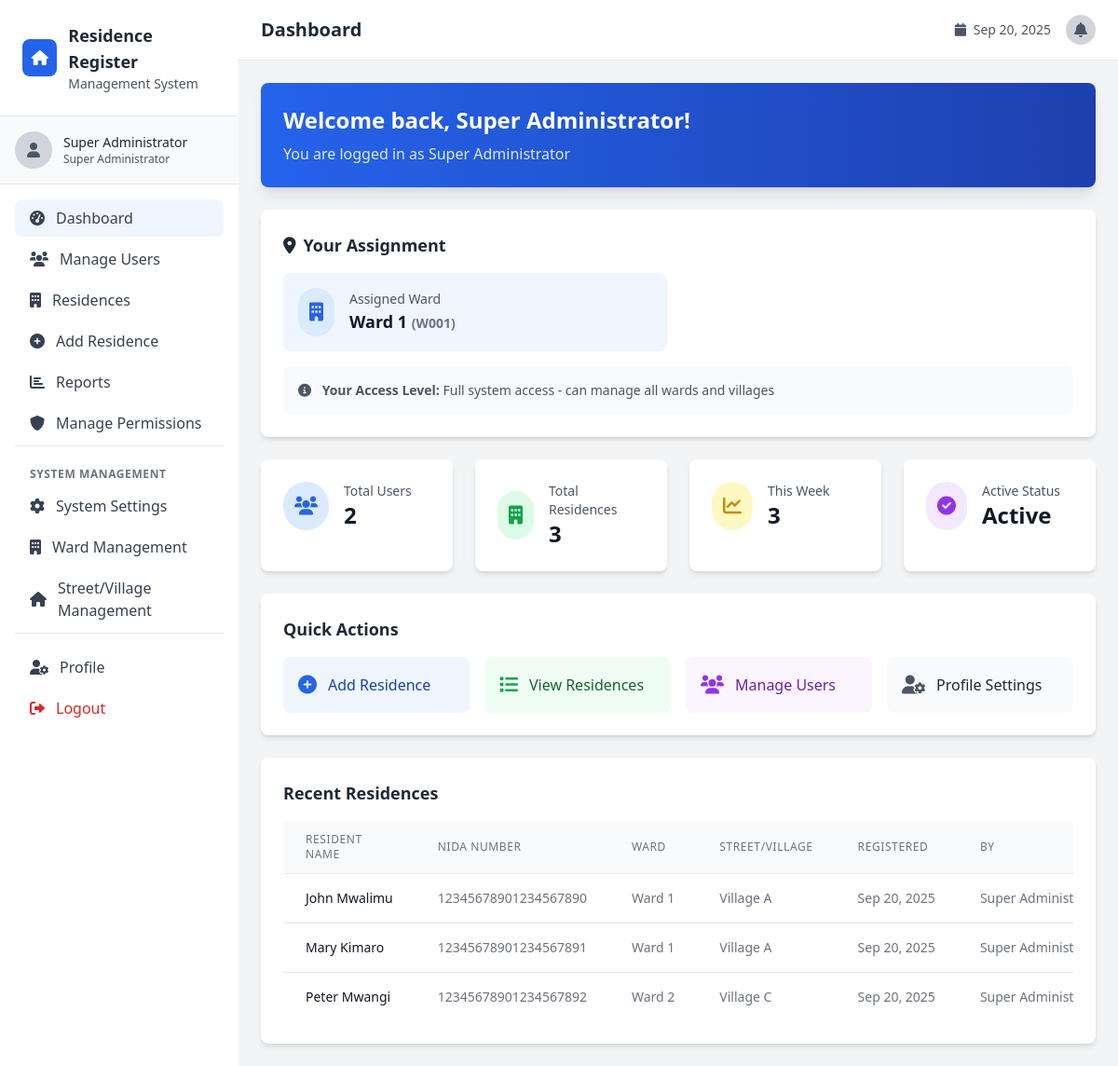
/dashboard.php (signed in), run on the app's committed database.
### tables this page shows
CREATE TABLE residences (
    id INT AUTO_INCREMENT PRIMARY KEY,
    house_no VARCHAR(50) NOT NULL,
    resident_name VARCHAR(255) NOT NULL,
    gender ENUM('male', 'female', 'other') NOT NULL,
    date_of_birth DATE NOT NULL,
    nida_number VARCHAR(20) NOT NULL,
    phone VARCHAR(15),
    email VARCHAR(100),
    occupation VARCHAR(100),
    ownership ENUM('owner', 'tenant') NOT NULL,
    family_members INT DEFAULT 1,
    education_level ENUM('none', 'primary', 'secondary', 'diploma', 'degree', 'masters', 'phd') DEFAULT 'none',
    employment_status ENUM('employed', 'unemployed', 'student', 'retired', 'self_employed') DEFAULT 'unemployed',
    ward_id INT NOT NULL,
    village_id INT NOT NULL,
    registered_by INT NOT NULL,
    registered_at TIMESTAMP DEFAULT CURRENT_TIMESTAMP,
    status ENUM('active', 'inactive', 'moved', 'pending_approval') DEFAULT 'active',
    FOREIGN KEY (registered_by) REFERENCES users(id),
    FOREIGN KEY (ward_id) REFERENCES wards(id),
    FOREIGN KEY (village_id) REFERENCES villages(id)
);

CREATE TABLE wards (
    id INT AUTO_INCREMENT PRIMARY KEY,
    ward_name VARCHAR(255) NOT NULL,
    ward_code VARCHAR(20) UNIQUE NOT NULL,
    description TEXT,
    is_active BOOLEAN DEFAULT TRUE,
    created_by INT NULL,
    created_at TIMESTAMP DEFAULT CURRENT_TIMESTAMP,
    updated_at TIMESTAMP DEFAULT CURRENT_TIMESTAMP ON UPDATE CURRENT_TIMESTAMP
);

CREATE TABLE villages (
    id INT AUTO_INCREMENT PRIMARY KEY,
    village_name VARCHAR(255) NOT NULL,
    village_code VARCHAR(20) UNIQUE NOT NULL,
    ward_id INT NOT NULL,
    description TEXT,
    is_active BOOLEAN DEFAULT TRUE,
    created_by INT NULL,
    created_at TIMESTAMP DEFAULT CURRENT_TIMESTAMP,
    updated_at TIMESTAMP DEFAULT CURRENT_TIMESTAMP ON UPDATE CURRENT_TIMESTAMP,
    FOREIGN KEY (ward_id) REFERENCES wards(id)
);

CREATE TABLE users (
    id INT AUTO_INCREMENT PRIMARY KEY,
    full_name VARCHAR(255) NOT NULL,
    username VARCHAR(100) UNIQUE NOT NULL,
    password VARCHAR(255) NOT NULL,
    role ENUM('super_admin', 'admin', 'weo', 'veo') NOT NULL,
    nida_number VARCHAR(20) UNIQUE NOT NULL,
    assigned_ward_id INT NULL,
    assigned_village_id INT NULL,
    created_at TIMESTAMP DEFAULT CURRENT_TIMESTAMP,
    updated_at TIMESTAMP DEFAULT CURRENT_TIMESTAMP ON UPDATE CURRENT_TIMESTAMP,
    is_active BOOLEAN DEFAULT TRUE,
    FOREIGN KEY (assigned_ward_id) REFERENCES wards(id),
    FOREIGN KEY (assigned_village_id) REFERENCES villages(id)
);

### includes/functions.php (called while the page is built, shortened)
<?php
function isLoggedIn() {
    return isset($_SESSION['user_id']);
}
function hasRole($role) {
    return isset($_SESSION['user_role']) && $_SESSION['user_role'] === $role;
}
function isSuperAdmin() {
    return hasRole('super_admin');
}
function formatDate($date) {
    return date('M d, Y', strtotime($date));
}
function getRoleDisplayName($role) {
    $roles = [
        'super_admin' => 'Super Administrator',
        'admin' => 'Administrator',
        'weo' => 'Ward Executive Officer',
        'veo' => 'Village Executive Officer'
    ];
    return $roles[$role] ?? $role;
}
function hasPermission($permission_key) {
    $user_role = $_SESSION['user_role'];
    if ($user_role === 'super_admin') {
        return true;
    }
}
function canManageUsers() {
    return hasPermission('manage_users');
}
function canViewAllData() {
    return hasPermission('view_all_data');
}
function getUserLocationInfo() {
    global $pdo;
    try {
        $stmt = $pdo->prepare("SELECT u.assigned_ward_id, u.assigned_village_id,
                                     w.ward_name, w.ward_code,
                                     v.village_name, v.village_code
                              FROM users u
                              LEFT JOIN wards w ON u.assigned_ward_id = w.id
                              LEFT JOIN villages v ON u.assigned_village_id = v.id
                              WHERE u.id = ?");
        $stmt->execute([$_SESSION['user_id']]);
        $result = $stmt->fetch();
        if ($result) {
            $result['ward_id'] = $result['assigned_ward_id'];
            $result['village_id'] = $result['assigned_village_id'];
        }
        return $result;
    } catch (PDOException $e) {
        return null;
    }
}
function getAccessibleResidences() {
    if (isSuperAdmin()) {
        global $pdo;
        try {
            $stmt = $pdo->query("SELECT r.*, u.full_name as registered_by_name, w.ward_name, w.ward_code, v.village_name, v.village_code
                                FROM residences r
                                LEFT JOIN users u ON r.registered_by = u.id
                                LEFT JOIN wards w ON r.ward_id = w.id
                                LEFT JOIN villages v ON r.village_id = v.id
                                ORDER BY r.registered_at DESC");
            return $stmt->fetchAll();
        } catch (PDOException $e) {
            return [];
        }
    }
}
?>

### dashboard.php (the view, shortened to what this page needs)
<?php
require_once 'config/database.php';
require_once 'includes/functions.php';
$stats = [];
try {
    if (canViewAllData()) {
        $stmt = $pdo->query("SELECT COUNT(*) as total FROM users WHERE is_active = 1");
        $stats['total_users'] = $stmt->fetch()['total'];
        $stmt = $pdo->query("SELECT COUNT(*) as total FROM residences WHERE status = 'active'");
        $stats['total_residences'] = $stmt->fetch()['total'];
        $stmt = $pdo->query("SELECT COUNT(*) as total FROM residences WHERE registered_at >= DATE_SUB(NOW(), INTERVAL 7 DAY)");
        $stats['recent_registrations'] = $stmt->fetch()['total'];
        $stmt = $pdo->query("SELECT role, COUNT(*) as count FROM users WHERE is_active = 1 GROUP BY role");
        $stats['users_by_role'] = $stmt->fetchAll();
    }
    $all_residences = getAccessibleResidences();
    $recent_residences = array_slice($all_residences, 0, 5);
} catch (PDOException $e) {
    $error = "Database error occurred";
}
include 'includes/header.php';
?>
<div class="space-y-6">
    <div class="bg-gradient-to-r from-blue-600 to-blue-800 text-white p-6 rounded-lg shadow-lg">
        <h1 class="text-2xl font-bold mb-2">Welcome back, <?php echo $_SESSION['user_name']; ?>!</h1>
        <p class="text-blue-100">You are logged in as <?php echo getRoleDisplayName($_SESSION['user_role']); ?></p>
    </div>
    <?php
    $user_location = getUserLocationInfo();
    if ($user_location):
    ?>
    <div class="bg-white p-6 rounded-lg shadow-md">
        <h3 class="text-lg font-semibold text-gray-800 mb-4">
            <i class="fas fa-map-marker-alt mr-2"></i>Your Assignment
        </h3>
        <div class="grid grid-cols-1 md:grid-cols-2 gap-6">
            <div class="flex items-center p-4 bg-blue-50 rounded-lg">
                <div class="p-3 rounded-full bg-blue-100 text-blue-600 mr-4">
                    <i class="fas fa-building text-xl"></i>
                </div>
                <div>
                    <p class="text-sm font-medium text-gray-600">Assigned Ward</p>
                    <p class="text-lg font-semibold text-gray-900">
                        <?php echo htmlspecialchars($user_location['ward_name']); ?>
                        <?php if (!empty($user_location['ward_code'])): ?>
                        <span class="text-sm text-gray-500">(<?php echo htmlspecialchars($user_location['ward_code']); ?>)</span>
                        <?php endif; ?>
                    </p>
                </div>
            </div>
        </div>
        <div class="mt-4 p-4 bg-gray-50 rounded-lg">
            <p class="text-sm text-gray-600">
                <i class="fas fa-info-circle mr-2"></i>
                <strong>Your Access Level:</strong>
                <?php
                switch($_SESSION['user_role']) {
                    case 'super_admin':
                        echo 'Full system access - can manage all wards and villages';
                        break;
                }
                ?>
            </p>
        </div>
    </div>
    <?php endif; ?>
    <div class="grid grid-cols-1 md:grid-cols-2 lg:grid-cols-4 gap-6">
        <?php if (canViewAllData()): ?>
        <div class="bg-white p-6 rounded-lg shadow-md">
            <div class="flex items-center">
                <div class="p-3 rounded-full bg-blue-100 text-blue-600">
                    <i class="fas fa-users text-xl"></i>
                </div>
                <div class="ml-4">
                    <p class="text-sm font-medium text-gray-600">Total Users</p>
                    <p class="text-2xl font-bold text-gray-900"><?php echo $stats['total_users'] ?? 0; ?></p>
                </div>
            </div>
        </div>
        <?php endif; ?>
        <div class="bg-white p-6 rounded-lg shadow-md">
            <div class="flex items-center">
                <div class="p-3 rounded-full bg-green-100 text-green-600">
                    <i class="fas fa-building text-xl"></i>
                </div>
                <div class="ml-4">
                    <p class="text-sm font-medium text-gray-600">Total Residences</p>
                    <p class="text-2xl font-bold text-gray-900"><?php echo $stats['total_residences'] ?? 0; ?></p>
                </div>
            </div>
        </div>
        <div class="bg-white p-6 rounded-lg shadow-md">
            <div class="flex items-center">
                <div class="p-3 rounded-full bg-yellow-100 text-yellow-600">
                    <i class="fas fa-chart-line text-xl"></i>
                </div>
                <div class="ml-4">
                    <p class="text-sm font-medium text-gray-600">This Week</p>
                    <p class="text-2xl font-bold text-gray-900"><?php echo $stats['recent_registrations'] ?? 0; ?></p>
                </div>
            </div>
        </div>
        <div class="bg-white p-6 rounded-lg shadow-md">
            <div class="flex items-center">
                <div class="p-3 rounded-full bg-purple-100 text-purple-600">
                    <i class="fas fa-check-circle text-xl"></i>
                </div>
                <div class="ml-4">
                    <p class="text-sm font-medium text-gray-600">Active Status</p>
                    <p class="text-2xl font-bold text-gray-900">Active</p>
                </div>
            </div>
        </div>
    </div>
    <div class="bg-white p-6 rounded-lg shadow-md">
        <h3 class="text-lg font-semibold text-gray-800 mb-4">Quick Actions</h3>
        <div class="grid grid-cols-1 md:grid-cols-2 lg:grid-cols-4 gap-4">
            <a href="add_residence.php" class="flex items-center p-4 bg-blue-50 rounded-lg hover:bg-blue-100 transition duration-200">
                <i class="fas fa-plus-circle text-blue-600 text-xl mr-3"></i>
                <span class="text-blue-800 font-medium">Add Residence</span>
            </a>
            <a href="residences.php" class="flex items-center p-4 bg-green-50 rounded-lg hover:bg-green-100 transition duration-200">
                <i class="fas fa-list text-green-600 text-xl mr-3"></i>
                <span class="text-green-800 font-medium">View Residences</span>
            </a>
            <?php if (canManageUsers()): ?>
            <a href="users.php" class="flex items-center p-4 bg-purple-50 rounded-lg hover:bg-purple-100 transition duration-200">
                <i class="fas fa-users text-purple-600 text-xl mr-3"></i>
                <span class="text-purple-800 font-medium">Manage Users</span>
            </a>
            <?php endif; ?>
            <a href="profile.php" class="flex items-center p-4 bg-gray-50 rounded-lg hover:bg-gray-100 transition duration-200">
                <i class="fas fa-user-cog text-gray-600 text-xl mr-3"></i>
                <span class="text-gray-800 font-medium">Profile Settings</span>
            </a>
        </div>
    </div>
    <div class="bg-white p-6 rounded-lg shadow-md">
        <h3 class="text-lg font-semibold text-gray-800 mb-4">Recent Residences</h3>
        <?php if (empty($recent_residences)): ?>
            <p class="text-gray-500 text-center py-8">No residences registered yet.</p>
        <?php else: ?>
            <div class="overflow-x-auto">
                <table class="min-w-full divide-y divide-gray-200">
                    <thead class="bg-gray-50">
                        <tr>
                            <th class="px-6 py-3 text-left text-xs font-medium text-gray-500 uppercase tracking-wider">Resident Name</th>
                            <th class="px-6 py-3 text-left text-xs font-medium text-gray-500 uppercase tracking-wider">NIDA Number</th>
                            <th class="px-6 py-3 text-left text-xs font-medium text-gray-500 uppercase tracking-wider">Ward</th>
                            <th class="px-6 py-3 text-left text-xs font-medium text-gray-500 uppercase tracking-wider">Street/Village</th>
                            <th class="px-6 py-3 text-left text-xs font-medium text-gray-500 uppercase tracking-wider">Registered</th>
                            <?php if (canViewAllData()): ?>
                            <th class="px-6 py-3 text-left text-xs font-medium text-gray-500 uppercase tracking-wider">By</th>
                            <?php endif; ?>
                        </tr>
                    </thead>
                    <tbody class="bg-white divide-y divide-gray-200">
                        <?php foreach ($recent_residences as $residence): ?>
                        <tr class="hover:bg-gray-50">
                            <td class="px-6 py-4 whitespace-nowrap text-sm font-medium text-gray-900">
                                <?php echo htmlspecialchars($residence['resident_name']); ?>
                            </td>
                            <td class="px-6 py-4 whitespace-nowrap text-sm text-gray-500">
                                <?php echo htmlspecialchars($residence['nida_number']); ?>
                            </td>
                            <td class="px-6 py-4 whitespace-nowrap text-sm text-gray-500">
                                <?php echo htmlspecialchars($residence['ward_name'] ?? 'N/A'); ?>
                            </td>
                            <td class="px-6 py-4 whitespace-nowrap text-sm text-gray-500">
                                <?php echo htmlspecialchars($residence['village_name'] ?? 'N/A'); ?>
                            </td>
                            <td class="px-6 py-4 whitespace-nowrap text-sm text-gray-500">
                                <?php echo formatDate($residence['registered_at']); ?>
                            </td>
                            <?php if (canViewAllData()): ?>
                            <td class="px-6 py-4 whitespace-nowrap text-sm text-gray-500">
                                <?php echo htmlspecialchars($residence['registered_by_name'] ?? 'Unknown'); ?>
                            </td>
                            <?php endif; ?>
                        </tr>
                        <?php endforeach; ?>
                    </tbody>
                </table>
            </div>
        <?php endif; ?>
    </div>
</div>
<?php include 'includes/footer.php'; ?>

### data on the page
residences: ward "2", resident_name "Peter Mwangi", nida_number "12345678901234567892", ward.ward_name "Ward 2", village.village_name "Village C", registered_at "Sep 20, 2025", registered_by.full_name "Super…"
residences: resident_name "John Mwalimu", nida_number "12345678901234567890", ward.ward_name "Ward 1", village.village_name "Village A", registered_at "Sep 20, 2025", registered_by.full_name "Super…"
residences: resident_name "Mary Kimaro", nida_number "12345678901234567891", ward.ward_name "Ward 1", village.village_name "Village A", registered_at "Sep 20, 2025", registered_by.full_name "Super…"

### other printed values
$_SESSION['user_name'] "Super Administrator"
getRoleDisplayName($_SESSION['user_role']) "Super Administrator"
$page_title "Dashboard"
$user_location['ward_name'] "Ward 1"
$user_location['ward_code'] "W001"
$stats['total_residences'] "3"
$stats['recent_registrations'] "3"
